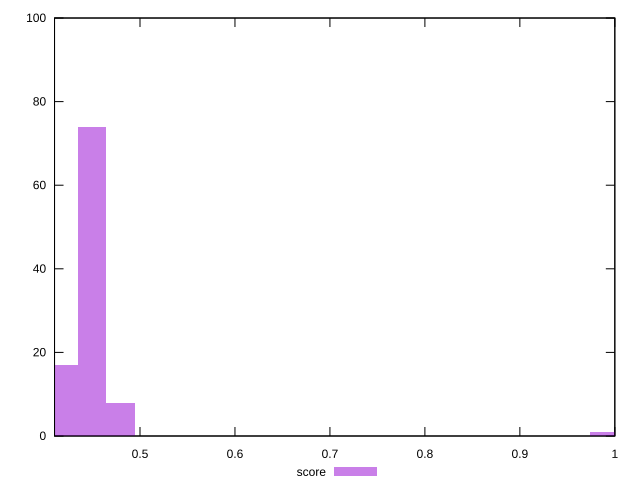

This chart was generated by the following gnuplot code:
reset

$score <<EOF
0.4194679336818013 17
0.4494299289447871 74
0.47939192420777293 8
0.9887458436785317 1
EOF

set key outside below
set boxwidth 0.02996199526298581
set xrange [0.41:1]
set yrange [0:100]
set trange [0:100]
set style fill transparent solid 0.5 noborder
set terminal svg size 640, 490 enhanced background rgb 'white'
set output "report_00013_2021-02-09T12-04-24.940Z/uses-rel-preload/samples/pages+cached+noadtech+nomedia/score/histogram.svg"

plot $score title "score" with boxes

reset
